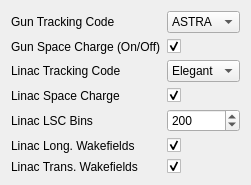
             <widget class="QWidget" name="tab_6">
              <attribute name="title">
               <string>Settings</string>
              </attribute>
              <layout class="QFormLayout" name="formLayout_11">
               <item row="0" column="0">
                <widget class="QLabel" name="label_2">
                 <property name="text">
                  <string>Gun Tracking Code</string>
                 </property>
                </widget>
               </item>
               <item row="0" column="1">
                <widget class="QComboBox" name="comboBox_0">
                 <property name="accessibleName">
                  <string>Gun:tracking_code:value</string>
                 </property>
                 <property name="currentIndex">
                  <number>0</number>
                 </property>
                 <item>
                  <property name="text">
                   <string>ASTRA</string>
                  </property>
                 </item>
                </widget>
               </item>
               <item row="1" column="1">
                <widget class="QCheckBox" name="injector_space_charge">
                 <property name="sizePolicy">
                  <sizepolicy hsizetype="Preferred" vsizetype="Preferred">
                   <horstretch>0</horstretch>
                   <verstretch>0</verstretch>
                  </sizepolicy>
                 </property>
                 <property name="accessibleName">
                  <string>Gun:lsc:value</string>
                 </property>
                 <property name="text">
                  <string/>
                 </property>
                 <property name="checked">
                  <bool>true</bool>
                 </property>
                </widget>
               </item>
               <item row="1" column="0">
                <widget class="QLabel" name="injector_space_charge_switch_label">
                 <property name="sizePolicy">
                  <sizepolicy hsizetype="Preferred" vsizetype="Preferred">
                   <horstretch>0</horstretch>
                   <verstretch>0</verstretch>
                  </sizepolicy>
                 </property>
                 <property name="text">
                  <string>Gun Space Charge (On/Off)</string>
                 </property>
                </widget>
               </item>
               <item row="2" column="0">
                <widget class="QLabel" name="label">
                 <property name="text">
                  <string>Linac Tracking Code</string>
                 </property>
                </widget>
               </item>
               <item row="2" column="1">
                <widget class="QComboBox" name="comboBox_5">
                 <property name="accessibleName">
                  <string>Linac:tracking_code:value</string>
                 </property>
                 <property name="currentIndex">
                  <number>1</number>
                 </property>
                 <item>
                  <property name="text">
                   <string>ASTRA</string>
                  </property>
                 </item>
                 <item>
                  <property name="text">
                   <string>Elegant</string>
                  </property>
                 </item>
                </widget>
               </item>
               <item row="3" column="0">
                <widget class="QLabel" name="label_23">
                 <property name="text">
                  <string>Linac Space Charge</string>
                 </property>
                </widget>
               </item>
               <item row="3" column="1">
                <widget class="QCheckBox" name="checkBox_10">
                 <property name="accessibleName">
                  <string>Linac:lsc:value</string>
                 </property>
                 <property name="text">
                  <string/>
                 </property>
                 <property name="checked">
                  <bool>true</bool>
                 </property>
                </widget>
               </item>
               <item row="4" column="0">
                <widget class="QLabel" name="label_24">
                 <property name="text">
                  <string>Linac LSC Bins</string>
                 </property>
                </widget>
               </item>
               <item row="4" column="1">
                <widget class="QSpinBox" name="spinBox_9">
                 <property name="accessibleName">
                  <string>Linac:lsc_bins:value</string>
                 </property>
                 <property name="maximum">
                  <number>1000</number>
                 </property>
                 <property name="singleStep">
                  <number>10</number>
                 </property>
                 <property name="value">
                  <number>200</number>
                 </property>
                </widget>
               </item>
               <item row="5" column="0">
                <widget class="QLabel" name="label_25">
                 <property name="text">
                  <string>Linac Long. Wakefields</string>
                 </property>
                </widget>
               </item>
               <item row="5" column="1">
                <widget class="QCheckBox" name="linaczwake">
                 <property name="accessibleName">
                  <string>Linac:zwake:value</string>
                 </property>
                 <property name="text">
                  <string/>
                 </property>
                 <property name="checked">
                  <bool>true</bool>
                 </property>
                </widget>
               </item>
               <item row="6" column="0">
                <widget class="QLabel" name="label_26">
                 <property name="text">
                  <string>Linac Trans. Wakefields</string>
                 </property>
                </widget>
               </item>
               <item row="6" column="1">
                <widget class="QCheckBox" name="linactrwake">
                 <property name="accessibleName">
                  <string>Linac:trwake:value</string>
                 </property>
                 <property name="text">
                  <string/>
                 </property>
                 <property name="checked">
                  <bool>true</bool>
                 </property>
                </widget>
               </item>
              </layout>
             </widget>
